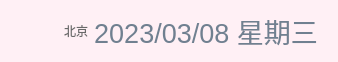
    <widget class="QWidget" name="widget_28" native="true">
     <property name="geometry">
      <rect>
       <x>60</x>
       <y>70</y>
       <width>311</width>
       <height>51</height>
      </rect>
     </property>
     <property name="styleSheet">
      <string notr="true">background-color: #FFF0F5;
border: 1px;
border-radius: 4px;
</string>
     </property>
     <layout class="QHBoxLayout" name="horizontalLayout_33">
      <property name="leftMargin">
       <number>15</number>
      </property>
      <property name="rightMargin">
       <number>20</number>
      </property>
      <item>
       <widget class="QPushButton" name="btnSearch">
        <property name="styleSheet">
         <string notr="true">QPushButton{
background:#FFF0F5;
color:#a05e7a;
box-shadow: 1px 1px 3px rgba(0, 0, 0,0.3);font-size:16px;border-radius: 14px;font-family: 微软雅黑;
}
QPushButton:hover{
background:#fff6f9;
}

</string>
        </property>
        <property name="text">
         <string/>
        </property>
        <property name="icon">
         <iconset resource="main.qrc">
          <normaloff>:/res/search.png</normaloff>:/res/search.png</iconset>
        </property>
       </widget>
      </item>
      <item>
       <widget class="QLabel" name="lblCity">
        <property name="styleSheet">
         <string notr="true">font: 10pt &quot;Microsoft YaHei UI&quot;;
background-color: rgba(255, 255, 255,0);
color: rgb(105,105,105);</string>
        </property>
        <property name="text">
         <string>北京</string>
        </property>
        <property name="alignment">
         <set>Qt::AlignRight|Qt::AlignTrailing|Qt::AlignVCenter</set>
        </property>
       </widget>
      </item>
      <item>
       <spacer name="horizontalSpacer_10">
        <property name="orientation">
         <enum>Qt::Horizontal</enum>
        </property>
        <property name="sizeHint" stdset="0">
         <size>
          <width>309</width>
          <height>20</height>
         </size>
        </property>
       </spacer>
      </item>
      <item>
       <widget class="QLabel" name="lblDate">
        <property name="font">
         <font>
          <family>Arial</family>
          <pointsize>20</pointsize>
          <weight>50</weight>
          <italic>false</italic>
          <bold>false</bold>
         </font>
        </property>
        <property name="styleSheet">
         <string notr="true">font: 20pt &quot;Arial&quot;;
background-color: rgba(255, 255, 255,0);
color: rgb(112,128,144);</string>
        </property>
        <property name="text">
         <string>2023/03/08 星期三</string>
        </property>
        <property name="alignment">
         <set>Qt::AlignCenter</set>
        </property>
       </widget>
      </item>
     </layout>
    </widget>
